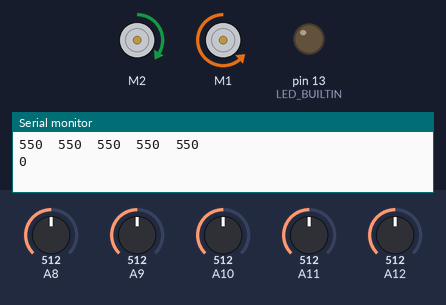
Simulated run of this sketch. Board: Arduino Mega 2560, built with avr-gcc and run on an emulated ATmega2560. On the bench: 2 × DC motor (green arrow = forward, orange = backward, longer = faster), output pins drawn as LEDs (lit = HIGH), the last lines printed to the serial monitor. The inputs (shaded band) are chosen by the test bench; at power-on: A8 = 512, A9 = 512, A12 = 512, A10 = 512, A11 = 512.

Above: at 12.7 s.
12.8 s: A8 set to 101
14.3 s: A8 set to 87
At 15.5 s:
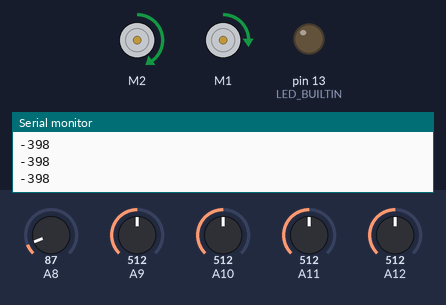
15.8 s: A9 set to 390
At 16.7 s:
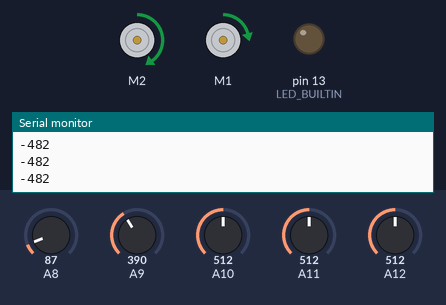
17.3 s: A12 set to 716
At 18.0 s:
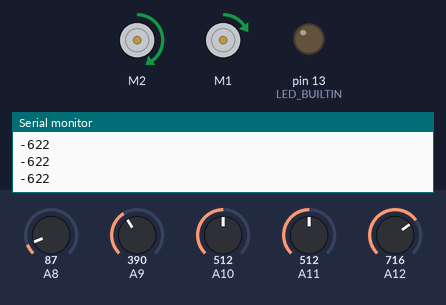
18.8 s: A10 set to 354
At 20.0 s:
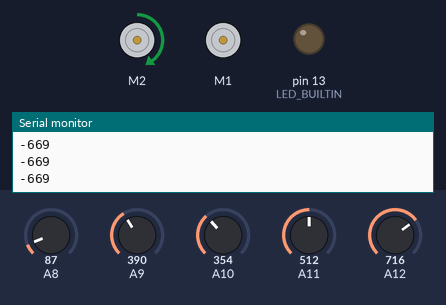
20.3 s: A10 set to 334
At 21.3 s:
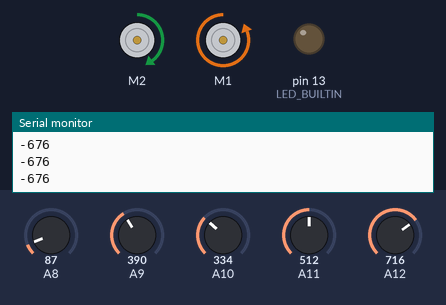
Timing chart, 0 to 22.8 s (numbered marks = the images above; inputs shaded):
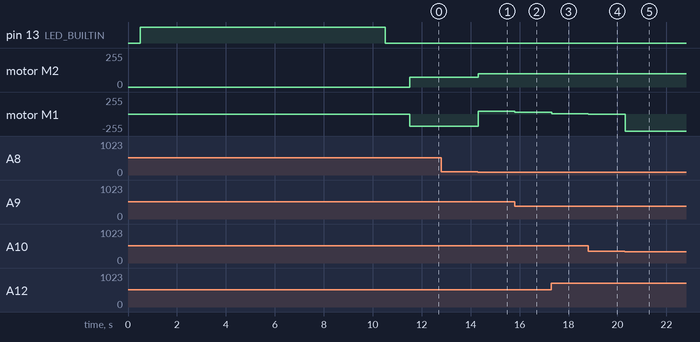

Measured:
- the behaviour switches between 93 and 92 on A8 (found by bisection; images 0 and 1)
- the behaviour switches between 342 and 341 on A10 (found by bisection; images 4 and 5)
- after the input at 12.8 s, every drawn part: stays the same
- after the input at 14.3 s, motor M2: forward 75/255 → forward 100/255 at once; motor M1: backward 181/255 → forward 40/255 at once
- after the input at 15.8 s, motor M1: forward 40/255 → forward 27/255 at once
- after the input at 17.3 s, motor M1: forward 27/255 → forward 6/255 at once
- after the input at 18.8 s, motor M1: forward 6/255 → stopped at once
- after the input at 20.3 s, motor M1: stopped → backward 255/255 at once

The sketch:

line-following-robot.ino
```cpp
#include <AFMotor.h>
AF_DCMotor motor1(1);
AF_DCMotor motor2(2);

#include <QTRSensors.h>

QTRSensors qtr;

const uint8_t SensorCount = 5;
uint16_t sensorValues[SensorCount];
int threshold[SensorCount];

float Kp = 0.15;
float Ki = 0;
float Kd = 0.1;

float Pvalue;
float Ivalue;
float Dvalue;

uint16_t position;
int P, D, I, previousError, PIDvalue, error;
int lsp, rsp;
int lfspeed = 100;

void setup()
{
  // configure the sensors
  qtr.setTypeAnalog();
  qtr.setSensorPins((const uint8_t[]){A8, A9, A10, A11, A12}, SensorCount);

  delay(500);
  pinMode(LED_BUILTIN, OUTPUT);
  digitalWrite(LED_BUILTIN, HIGH); // turn on Arduino's LED to indicate we are in calibration mode

  Serial.begin(9600);
  // analogRead() takes about 0.1 ms on an AVR.
  // 0.1 ms per sensor * 4 samples per sensor read (default) * 6 sensors
  // * 10 reads per calibrate() call = ~24 ms per calibrate() call.
  // Call calibrate() 400 times to make calibration take about 10 seconds.
  for (uint16_t i = 0; i < 400; i++)
  {
    qtr.calibrate();
  }
  digitalWrite(LED_BUILTIN, LOW); // turn off Arduino's LED to indicate we are done with calibration

  // print the calibration minimum values measured when emitters were on

  for (uint8_t i = 0; i < SensorCount; i++)
  {
    threshold[i] = (qtr.calibrationOn.minimum[i] + qtr.calibrationOn.maximum[i])/2;
    Serial.print(threshold[i]);
    Serial.print("  ");
  }
  Serial.println();

  delay(1000);
}

void loop()
{
  robot_control();
}

void robot_control(){
  // read calibrated sensor values and obtain a measure of the line position
  // from 0 to 4000 (for a white line, use readLineWhite() instead)
  position = qtr.readLineBlack(sensorValues);
  // Serial.println(position);
  error = 2000 - position;
  Serial.println(error);
  while(sensorValues[0]>=90 && sensorValues[1]>=90 && sensorValues[2]>=90 && sensorValues[3]>=90 && sensorValues[4]>=90){ // A case when the line follower leaves the line
    position = qtr.readLineBlack(sensorValues);
    if(previousError>0){       //Turn left if the line was to the left before
      motor_drive(75, -75);
    }
    else {
      motor_drive(-75, 75); // Else turn right
    }
  }

  PID_Linefollow(error);
  // PID_Linefollow(error);
}
void PID_Linefollow(int error){
    P = error;
    I = I + error;
    D = error - previousError;

    Pvalue = (Kp)*P;
    Ivalue = (Ki)*I;
    Dvalue = (Kd)*D;

    float PIDvalue = Pvalue + Ivalue + Dvalue;
    previousError = error;

    lsp = lfspeed + PIDvalue;
    rsp = lfspeed - PIDvalue;

    if (lsp > 100) {
      lsp = 100;
    }
    if (lsp < -100) {
      lsp = -100;
    }
    if (rsp > 100) {
      rsp = 100;
    }
    if (rsp < -100) {
      rsp = -100;                                                                                                                                                                                ;
    }
    motor_drive(lsp,rsp);
}

void motor_drive(int left, int right){

  if(right>0)
  {
    motor2.setSpeed(right);
    motor2.run(FORWARD);
  }
  else
  {
    motor2.setSpeed(right);
    motor2.run(BACKWARD);
  }


  if(left>0)
  {
    motor1.setSpeed(left);
    motor1.run(FORWARD);
  }
  else
  {
    motor1.setSpeed(left);
    motor1.run(BACKWARD);
  }
}
```
